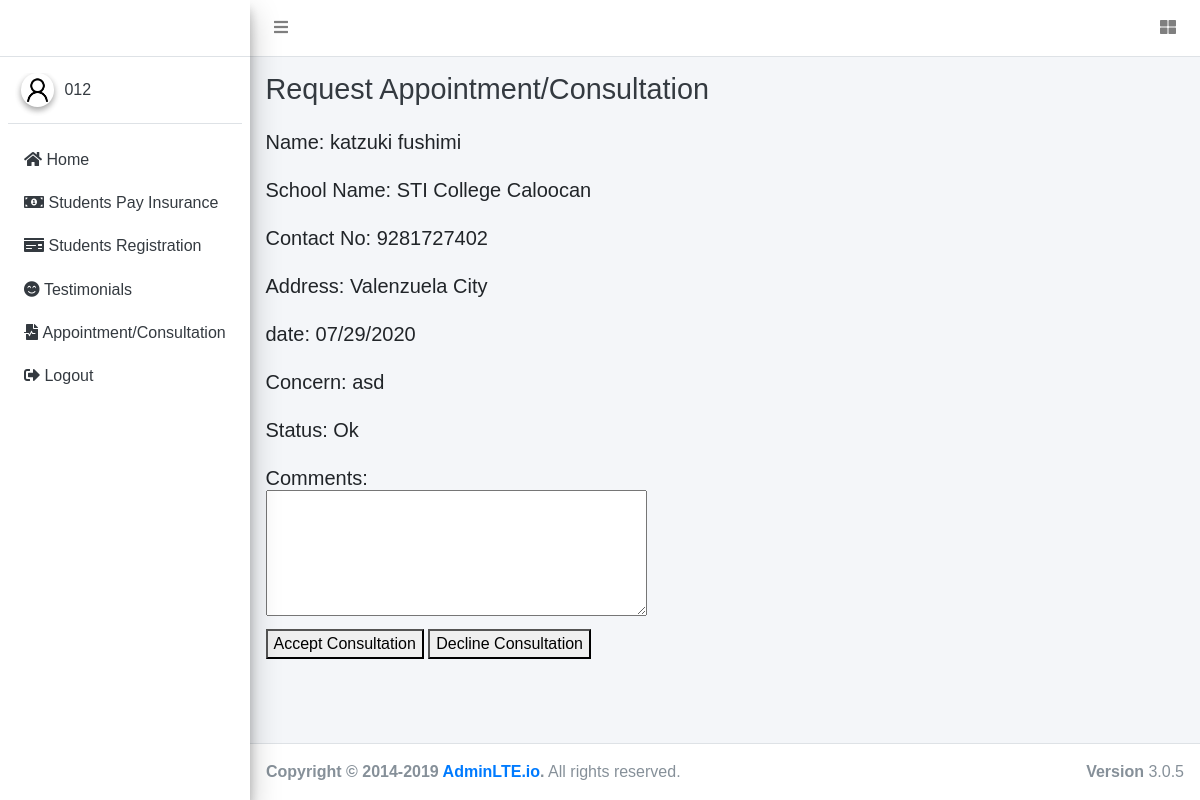
The app's page /adminViewConsultation.php?ID=4 (signed in) with its own data.
### tables this page shows
CREATE TABLE `tbl_studentconsultation` (
  `id` int(255) NOT NULL,
  `name` varchar(255) NOT NULL,
  `username` varchar(255) NOT NULL,
  `school` varchar(255) NOT NULL,
  `contact` bigint(255) NOT NULL,
  `address` text NOT NULL,
  `date` varchar(255) NOT NULL,
  `concern` text NOT NULL,
  `studID` int(255) NOT NULL,
  `status` varchar(255) NOT NULL,
  `acceptBy` varchar(255) NOT NULL,
  `comment` text NOT NULL
);

### adminViewConsultation.php (the view, shortened to what this page needs)
<?php
    $con = connection();
    $studID = $_GET['ID'];
    $sql ="select * from tbl_studentconsultation where id = '$studID'";
    $consult = $con->query($sql) or die($con->error);
    $row = $consult->fetch_array();
?>
<!DOCTYPE html>
<html>
<head>
<link rel="stylesheet" href="plugins/fontawesome-free/css/all.min.css">
<link rel="stylesheet" href="https://code.ionicframework.com/ionicons/2.0.1/css/ionicons.min.css">
<link rel="stylesheet" href="plugins/tempusdominus-bootstrap-4/css/tempusdominus-bootstrap-4.min.css">
<link rel="stylesheet" href="plugins/icheck-bootstrap/icheck-bootstrap.min.css">
<link rel="stylesheet" href="plugins/jqvmap/jqvmap.min.css">
<link rel="stylesheet" href="dist/css/adminlte.min.css">
<link rel="stylesheet" href="plugins/overlayScrollbars/css/OverlayScrollbars.min.css">
<link rel="stylesheet" href="plugins/daterangepicker/daterangepicker.css">
<link rel="stylesheet" href="plugins/summernote/summernote-bs4.css">
<link rel="stylesheet" href="style.css">
</head>
<body class="hold-transition sidebar-mini layout-fixed">
<div class="wrapper">
<nav class="main-header navbar navbar-expand navbar-white navbar-light">
<ul class="navbar-nav">
  <li class="nav-item">
    <a class="nav-link" data-widget="pushmenu" href="#" role="button"><i class="fas fa-bars"></i></a>
  </li>
</ul>
<ul class="navbar-nav ml-auto">
  <li class="nav-item">
    <a class="nav-link" data-widget="control-sidebar" data-slide="true" href="#" role="button">
      <i class="fas fa-th-large"></i>
    </a>
  </li>
</ul>
</nav>
<aside class="main-sidebar sidebar-light-primary elevation-4">
<a href="index3.html" class="brand-link">
  <span class="brand-text font-weight-light">&nbsp;</span>
</a>
<div class="sidebar">
  <div class="user-panel mt-3 pb-3 mb-3 d-flex">
    <div class="image">
    <img src="dist/img/user.png" class="img-circle elevation-2" alt="User Image">
    </div>
    <div class="info">
      <a href="#" class="d-block">
      <?php
          if(isset($_SESSION['UserLogin']))
          {
          echo $_SESSION['UserLogin'];
          }
          ?>
      </a>
    </div>
  </div>
  <nav class="mt-2">
        <ul class="nav nav-pills nav-sidebar flex-column" data-widget="treeview" role="menu" data-accordion="false">
          <li class="nav-item">
            <a href="admin.php" class="nav-link">
              <i class="fas fa-home"></i>
              <p>
              Home
              </p>
            </a>
          </li>
          <li class="nav-item">
            <a href="adminStudentPay.php" class="nav-link">
              <i class="fas fa-money-bill-alt"></i>
              <p>
              Students Pay Insurance
              </p>
            </a>
          </li>
          <li class="nav-item">
            <a href="adminStudentRegistration.php" class="nav-link">
              <i class="fas fa-money-check"></i>
              <p>
              Students Registration
              </p>
            </a>
          </li>
          <li class="nav-item">
            <a href="adminStudentPost.php" class="nav-link">
              <i class="fas fa-smile-beam"></i>
              <p>
                Testimonials
              </p>
            </a>
          </li>
          <li class="nav-item">
            <a href="adminConsultation.php" class="nav-link">
              <i class="fas fa-file-medical-alt"></i>
              <p>
                Appointment/Consultation
              </p>
            </a>
          </li>
          <li class="nav-item">
            <a href="logout.php" class="nav-link">
            <i class="fas fa-sign-out-alt"></i>
              <p>
                Logout
              </p>
            </a>
          </li>
        </ul>
      </nav>
</div>
</aside>
<div class="content-wrapper">
<div class="content-header">
  <div class="container-fluid">
    <div class="row mb-2">
      <div class="col-sm-6">
        <h1 class="m-0 text-dark">Request Appointment/Consultation</h1>
      </div>
    </div>
  </div>
</div>
<section class="content">
  <div class="container-fluid">
    <div class="row">
      <div class="col-sm">
      <form action="" method="post">
          <h5>
          Name: <?php echo $row['name'];?> <br><br>
          School Name: <?php echo $row['school'];?> <br><br>
          Contact No: <?php echo $row['contact'];?> <br><br>
          Address: <?php echo $row['address'];?> <br><br>
          date: <?php echo $row['date'];?> <br><br>
          Concern: <?php echo $row['concern'];?> <br><br>
          Status: <?php echo $row['status'];?> <br><br>
          Comments: <br>
          <textarea name="comments" id="" cols="30" rows="5"></textarea>
          </h5>
            <button type="submit" name="accept">Accept Consultation</button>
            <button type="submit" name="decline">Decline Consultation</button>
            <input type="hidden" name="name" value="<?php echo $row['name'];?>" readonly> <br>
          </form>
      </div>
    </div>
  </div>
</section>
</div>
<footer class="main-footer">
<strong>Copyright &copy; 2014-2019 <a href="http://adminlte.io">AdminLTE.io</a>.</strong>
All rights reserved.
<div class="float-right d-none d-sm-inline-block">
  <b>Version</b> 3.0.5
</div>
</footer>
</div>
</body>
</html>

### style.css (style rules this page uses)
body { font-family: "Arial"; }

### records on screen
tbl_studentconsultation: name "katzuki fushimi", school "STI College Caloocan", contact "9281727402", address "Valenzuela City", date "07/29/2020", concern "asd", status "Ok"

### other values on screen
$_SESSION['UserLogin'] "012"
